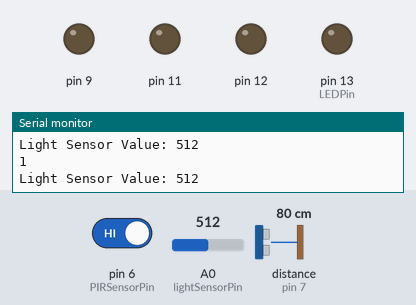
Simulated run of this sketch. Board: Arduino Uno, built with avr-gcc and run on an emulated ATmega328P. On the bench: output pins drawn as LEDs (lit = HIGH), the last lines printed to the serial monitor. Wiring (inferred from the names in the program): ultrasonic range finder: trigger pin 8; echo pin 7. The test bench sets the inputs (shaded band); at power-on: distance to the obstacle (sensor on pin 7) 80 cm, A0 (lightSensorPin) = 512, pin 6 (PIRSensorPin) HIGH. The echo pulse lasts 58.3 µs per cm; pins used as bus, display or sensor lines are not drawn.

Above: at 1.2 s.
1.3 s: distance to the obstacle (sensor on pin 7) set to 33 cm
2.8 s: distance to the obstacle (sensor on pin 7) set to 27 cm
At 3.65 s:
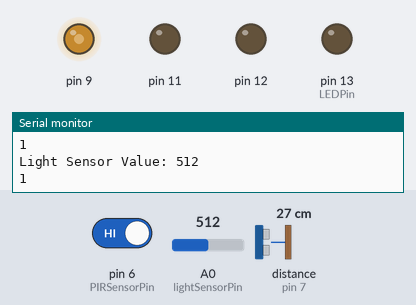
5.8 s: A0 (lightSensorPin) set to 44
8.8 s: A0 (lightSensorPin) set to 36
At 9.0 s:
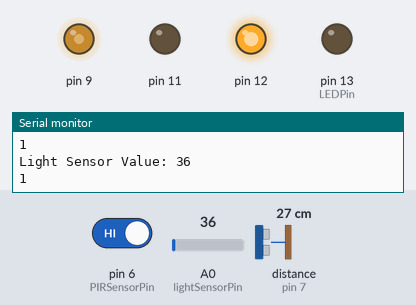
11.8 s: pin 6 (PIRSensorPin) driven LOW
At 12.57 s:
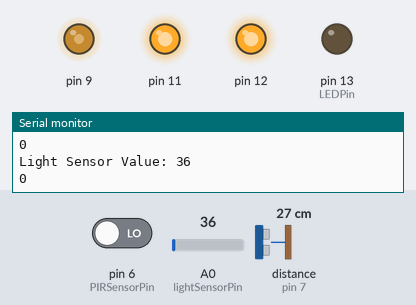
14.8 s: A0 (lightSensorPin) set to 122
At 15.82 s:
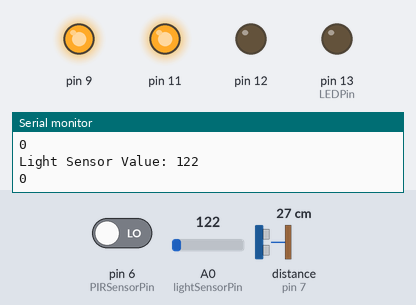
Timing chart, 0 to 18.8 s (numbered marks = the images above; inputs shaded):
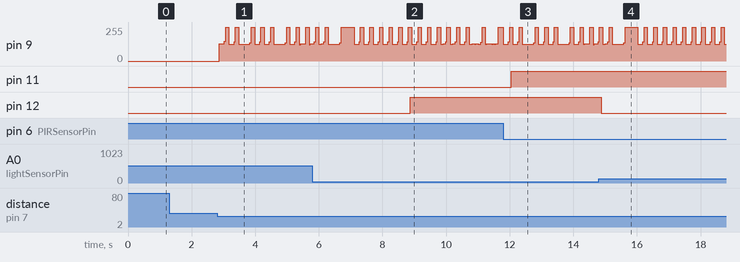

Measured:
- the behaviour switches between 31 and 30 cm on distance to the obstacle (sensor on pin 7) (found by bisection; images 0 and 1)
- the behaviour switches between 41 and 40 on A0 (lightSensorPin) (found by bisection; images 1 and 2)
- after the input at 8.8 s, pin 12: LOW → HIGH after 0.07 s
- after the input at 11.8 s, pin 11: LOW → HIGH after 0.25 s
- after the input at 14.8 s, pin 12: HIGH → LOW after 0.08 s

The sketch:

cmas_tree_lights.ino
```cpp
#define echoPin 7               // Echo Pin
#define trigPin 8               // Trigger Pin
#define LEDPin 13               // Onboard LED
#define soundPin 0;             // A0 Analog pin
#define buzzerPin 9;

int speakerPin = buzzerPin;
int maximumRange = 200;         // Maximum range needed
int minimumRange = 0;           // Minimum range needed
long duration, distance;        // Duration used to calculate distance

byte PIRSensorPin = 6;

int length = 26;
char notes[] = "eeeeeeegcde fffffeeeeddedg";
int beats[] = {1, 1, 2, 1, 1, 2, 1, 1, 1, 1, 2, 1, 1, 1, 1, 1, 1, 1, 1, 1, 1, 1, 1, 1, 2, 2};
int soundSensor = 10;
int val=0;
int relayStatus = 1;
int lightSensorPin = A0;
int lightSensorValue = 0;

int tempo = 200;

void setup() {
    Serial.begin (9600);

    pinMode(trigPin, OUTPUT);
    pinMode(speakerPin, OUTPUT);
    pinMode(PIRSensorPin, INPUT);
    pinMode(soundSensor, INPUT);
    pinMode(echoPin, INPUT);

    pinMode(LEDPin, OUTPUT); // Use LED indicator (if required)
    pinMode(10, OUTPUT);
    pinMode(11, OUTPUT);
    pinMode(12, OUTPUT);
}

void playTone(int tone, int duration) {
    for (long i = 0; i < duration * 1000L; i += tone * 2) {
        digitalWrite(speakerPin, LOW);

        digitalWrite(10, HIGH);

        delayMicroseconds(tone);
        digitalWrite(speakerPin, HIGH);

        digitalWrite(10, LOW);

        delayMicroseconds(tone);
    }
}

void playNote(char note, int duration) {
    char names[] = { 'c', 'd', 'e', 'f', 'g', 'a', 'b', 'C' };
    int tones[] = { 1915, 1700, 1519, 1432, 1275, 1136, 1014, 956 };

    // play the tone corresponding to the note name
    for (int i = 0; i < 8; i++) {
        if (names[i] == note) {
            playTone(tones[i], duration);
        }
    }
}

void getDistance() {
    /* The following trigPin/echoPin cycle is used to determine the
    distance of the nearest object by bouncing soundwaves off of it. */
    digitalWrite(trigPin, LOW);
    delayMicroseconds(2);

    digitalWrite(trigPin, HIGH);
    delayMicroseconds(10);

    digitalWrite(trigPin, LOW);
    duration = pulseIn(echoPin, HIGH);

    //Calculate the distance (in cm) based on the speed of sound.
    distance = duration/58.2;
}

void activateUltrasonic() {
    getDistance();

    if (distance >= maximumRange || distance <= minimumRange){
        // Do nothing
    }else {
        digitalWrite(10, HIGH);
        if((distance > 10) && (distance < 30)) {
            for (int i = 0; i < length; i++) {
                activateLightSensor();
                activateMotion();

                if (notes[i] == ' ') {
                    delay(beats[i] * tempo);
                }else {
                    playNote(notes[i], beats[i] * tempo);
                }

                delay(tempo / 2);
            }
        }

        digitalWrite(LEDPin, LOW);
    }
}

void activateMotion() {
    byte state = digitalRead(PIRSensorPin);  // read input value
    Serial.println(state);

    if (state == 0 ){
        digitalWrite(11, HIGH);     // SVHSE
    }else {
        digitalWrite(11, LOW);      // SVHSE
    }
}

void activateLightSensor() {
    lightSensorValue = analogRead(lightSensorPin);
    Serial.print("Light Sensor Value: ");
    Serial.println(lightSensorValue, DEC);

    if(lightSensorValue > 40) {
        // Activate the lights
        digitalWrite(12, LOW);
    }else {
        // Deactivate the lights
        digitalWrite(12, HIGH);
    }
}

/*
*   Loop time, yay!
*/
void loop() {
    // Check if distance sensor is active and activate buzzer
    activateUltrasonic();

    // Check the motion sensor and activate the RELAY0
    activateMotion();

    // Light sensor lights up the 3rd series of the cmas lights
    activateLightSensor();

    delay(50);
}
```
